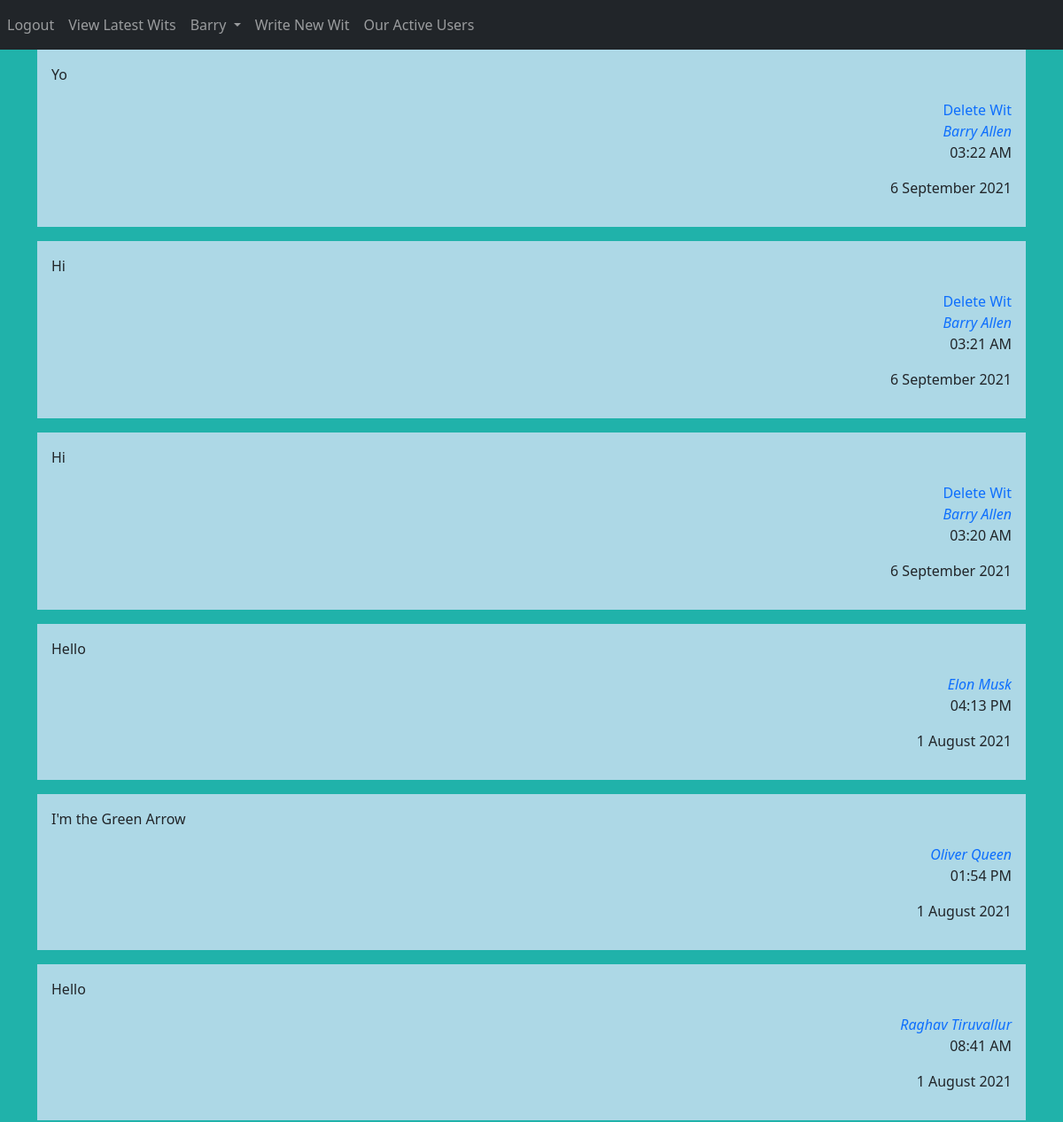
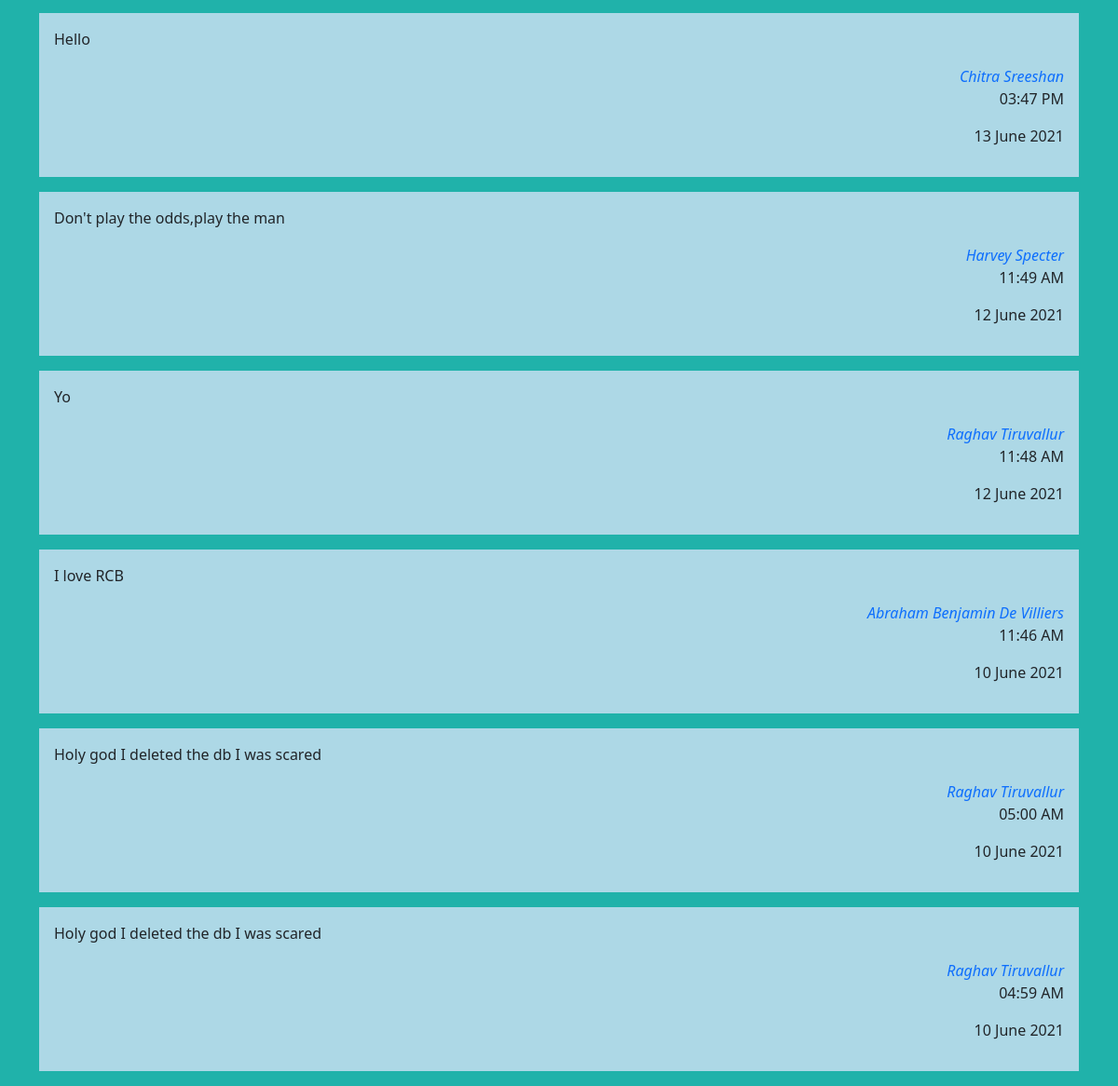
The app's page / (signed in) with its own data (2 pictures, top to bottom).
### Website/models.py (models this page shows)
class User(db.Model,UserMixin):
    id=db.Column(db.Integer,primary_key=True)
    email=db.Column(db.String(100),unique=True)
    phoneNumber=db.Column(db.String(10),unique=True)
    password=db.Column(db.String(100))
    firstName=db.Column(db.String(100))
    lastName=db.Column(db.String(100))
    blogs=db.relationship('Blog')

class Blog(db.Model):
      id=db.Column(db.Integer,primary_key=True)
      data=db.Column(db.String(10000))
      date=db.Column(db.DateTime(timezone=True),default=func.now())
      userId=db.Column(db.Integer,db.ForeignKey('user.id'))

### Website/views.py (the view)
@views.route("/")
@login_required
def home():
    blogAll=Blog.query.all()
    blogAll=blogAll[::-1]
    blogLength=len(blogAll)
    author=[]
    dates=list(map(lambda x:[x.date.strftime("%-d %B %Y"),x.date.strftime("%I:%M %p")],blogAll))
    for blog in blogAll:
        value=User.query.filter_by(id=blog.userId).first()
        author.append(value)
    return render_template("allblogs.html",blogs=blogAll,author=author,user=current_user,blogLength=blogLength,dates=dates)

### Website/__init__.py (called while the page is built)
def createApp():
    app=Flask(__name__)
    app.config['SECRET_KEY']='adflsbvgaj'
    app.config['SQLALCHEMY_DATABASE_URI']=f'sqlite:///{DB_NAME}'
    db.init_app(app)
    from .views import views
    from .auth import auth
    app.register_blueprint(views,url_prefix='/')
    app.register_blueprint(auth,url_prefix='/')
    from .models import User,Blog
    createDB(app)
    login_manager=LoginManager()
    login_manager.login_view='views.welcome'
    login_manager.init_app(app)
    @login_manager.user_loader
    def loadUser(id):
         return User.query.get(int(id))
    return app

### Website/templates/allblogs.html (shortened to what this page needs)
{% extends "base.html" %}
{% block content%}
{%for i in range(blogLength)%}
  {% if author[i].id!=user.id %}
  <figure>
    <div class="card-body" style="background-color:lightblue;">
      <p>{{blogs[i].data}}</p>
    <div align="right">
        <cite align="right" ><a href="/profile/@/{{author[i].id}}" style="text-decoration: none">{{author[i].firstName + " " +author[i].lastName}}</a></cite>
        <p>{{dates[i][1]}}</p>
        <p>{{dates[i][0]}}</p>
    </div>
      </div>
  </figure>
{% else %}
<figure>
  <div class="card-body" style="background-color:lightblue;">
    <p>{{blogs[i].data}}</p>
  <div align="right">
    <a href="/delete/{{user.id}}" style="text-decoration: none">Delete Wit</a><br/>
      <cite align="right" ><a href="/profile/@/{{author[i].id}}" style="text-decoration: none">{{author[i].firstName + " " +author[i].lastName}}</a></cite>
      <p>{{dates[i][1]}}</p>
      <p>{{dates[i][0]}}</p>
  </div>
    </div>
</figure>
{% endif %}
{% endfor %}
{%endblock%}

### Website/templates/base.html (shortened to what this page needs)
<!DOCTYPE html>
<html>
<head>
    <link href="https://cdn.jsdelivr.net/npm/bootstrap@5.0.1/dist/css/bootstrap.min.css" rel="stylesheet">
</head>
<body style="background-color: lightseagreen;">
    <nav class="navbar navbar-expand-lg navbar-dark bg-dark">
          <div class="collapse navbar-collapse" id="navbar">
            <ul class="navbar-nav me-auto mb-2 mb-lg-0">
              <li class="nav-item">
                {% if user.is_authenticated%}
                <a class="nav-item nav-link" id="logout" href="/logout">Logout</a>
              </li>
              <li>
                <a class="nav-item nav-link" id="home" href="/">View Latest Wits</a>
              </li>
              <li class="nav-item dropdown">
                <a class="nav-link dropdown-toggle" href="#" id="navbarDropdown" role="button" data-bs-toggle="dropdown" aria-expanded="false">
                  {{user.firstName}}
                </a>
                <li>
                <a class="nav-item nav-link" id="viewblogs" href="/writeBlog">Write New Wit</a>
                </li>
                <li>
                  <a class="nav-item nav-link" id="viewblogs" href="/bloggers">Our Active Users</a>
                </li>
              </li>
        {%endif%}
      </nav>
      <div class="container">
          {%block content%}
          {%endblock%}
      </div>
</body>
</html>

### Website/templates/base.html (style rules this page uses)
a { text-decoration: none; }

### records on screen
User: firstName "Barry", firstName+lastName "Barry Allen" "Barry Allen" "Barry Allen"
Blog: data "Yo"
Blog: data "Hi"
Blog: data "Hi"
Blog: data "Hello"
User: firstName+lastName "Elon Musk"
Blog: data "I'm the Green Arrow"
User: firstName+lastName "Oliver Queen"
Blog: data "Hello"
User: firstName+lastName "Raghav Tiruvallur" "Raghav Tiruvallur" "Raghav Tiruvallur" "Raghav Tiruvallur"
Blog: data "Hello"
User: firstName+lastName "Chitra Sreeshan"
Blog: data "Don't play the odds,play the man"
User: firstName+lastName "Harvey Specter"
Blog: data "Yo"
Blog: data "I love RCB"
User: firstName+lastName "Abraham Benjamin De Villiers"
Blog: data "Holy god I deleted the db I was scared"
Blog: data "Holy god I deleted the db I was scared"

### other values on screen
{{ dates[i][1] }} "03:22 AM" "03:21 AM" "03:20 AM"
{{ dates[i][0] }} "6 September 2021" "6 September 2021" "6 September 2021"
{{ dates[i][1] }} "04:13 PM" "01:54 PM" "08:41 AM" "03:47 PM" "11:49 AM" "11:48 AM" "11:46 AM" "05:00 AM" "04:59 AM"
{{ dates[i][0] }} "1 August 2021" "1 August 2021" "1 August 2021" "13 June 2021" "12 June 2021" "12 June 2021" "10 June 2021" "10 June 2021" "10 June 2021"
